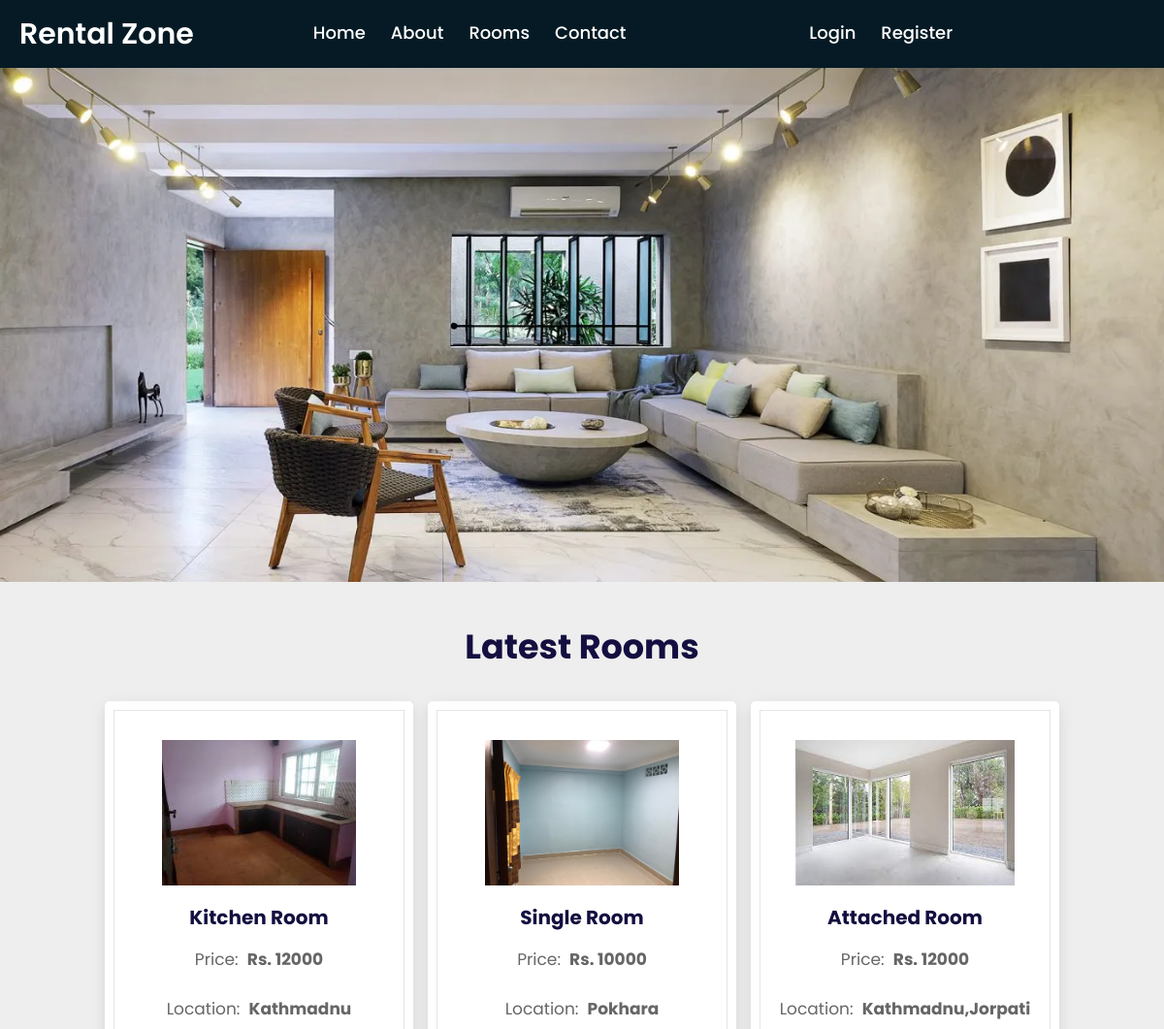
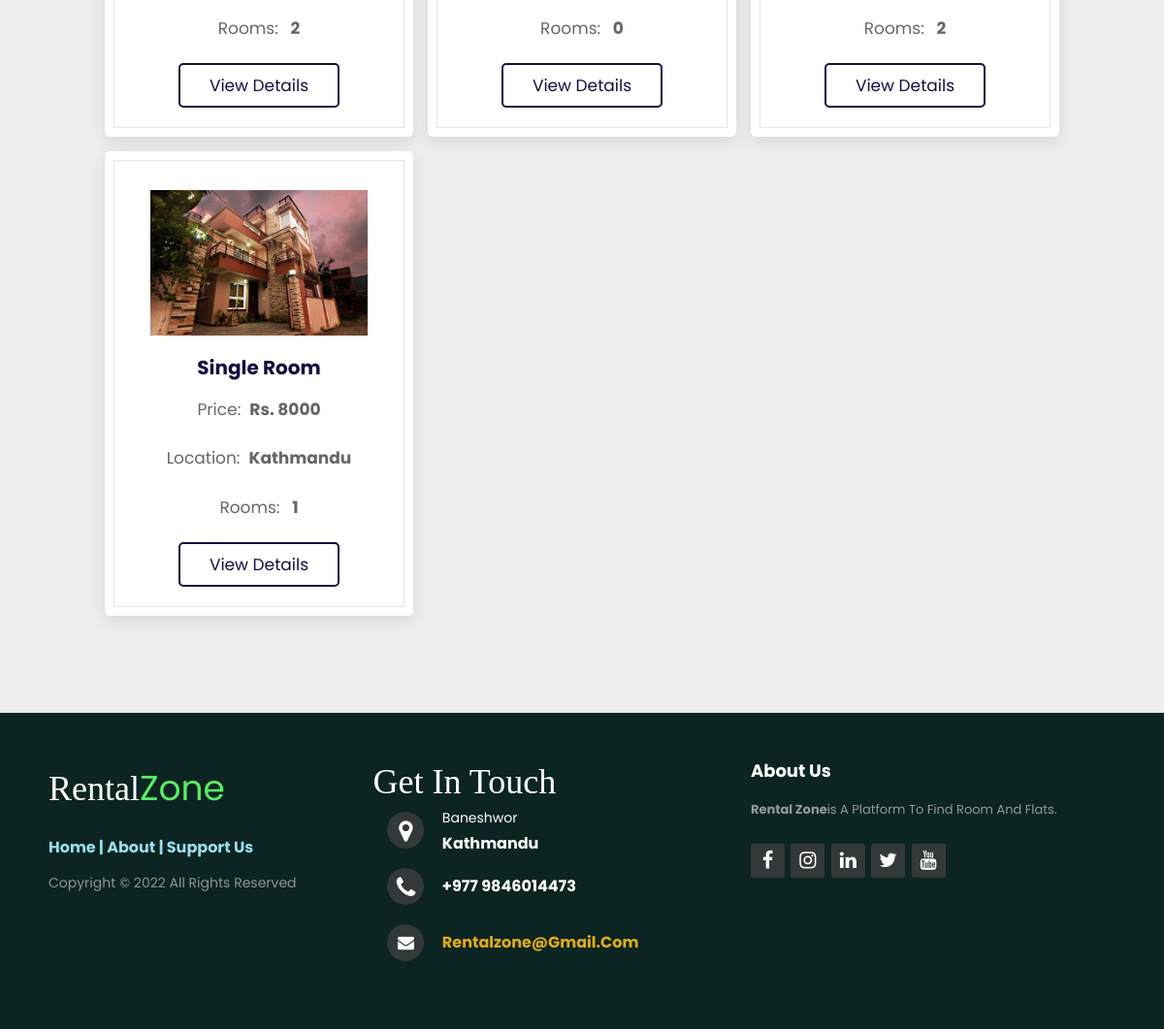
The app's page /, older data (2 pictures, top to bottom).
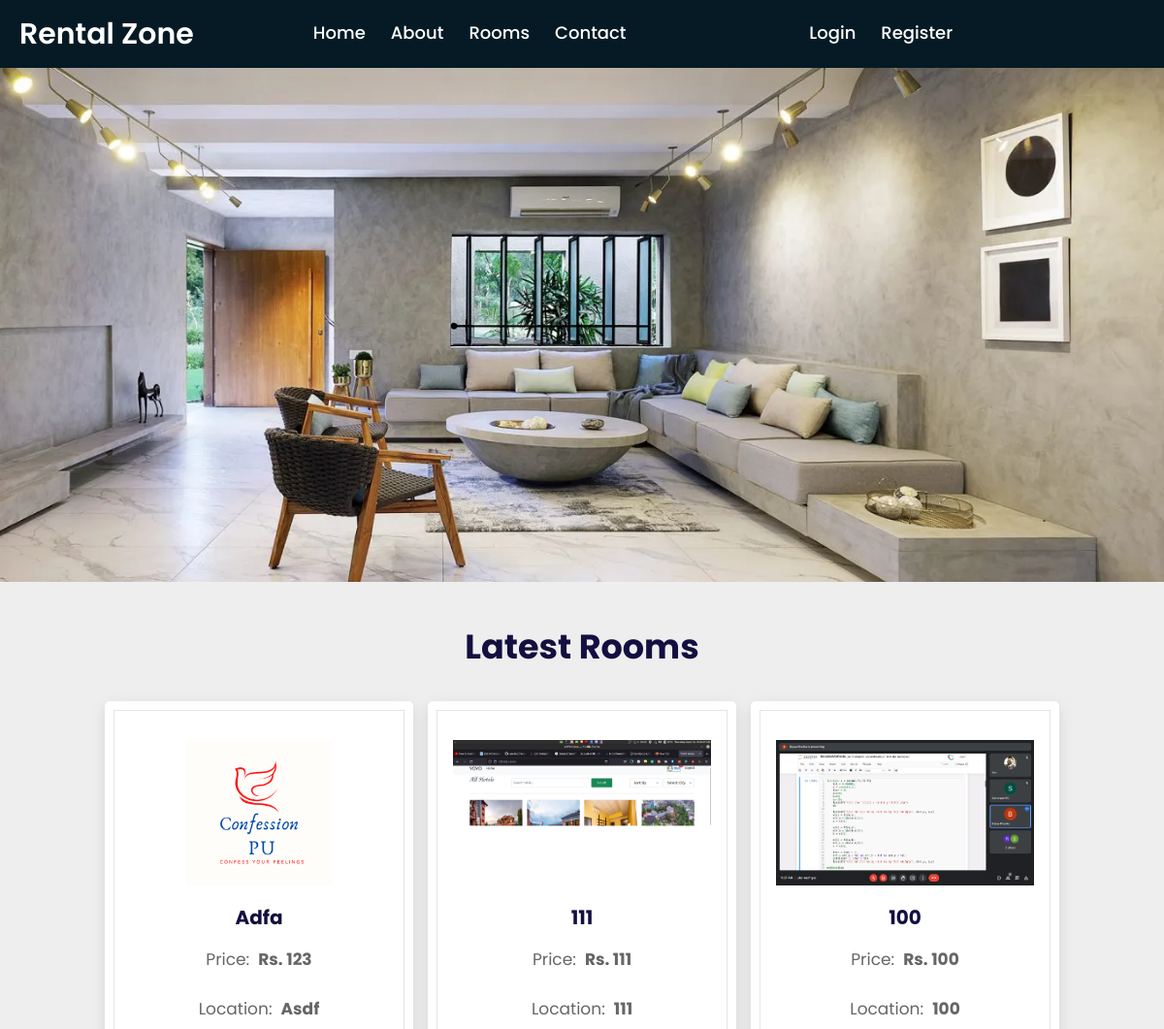
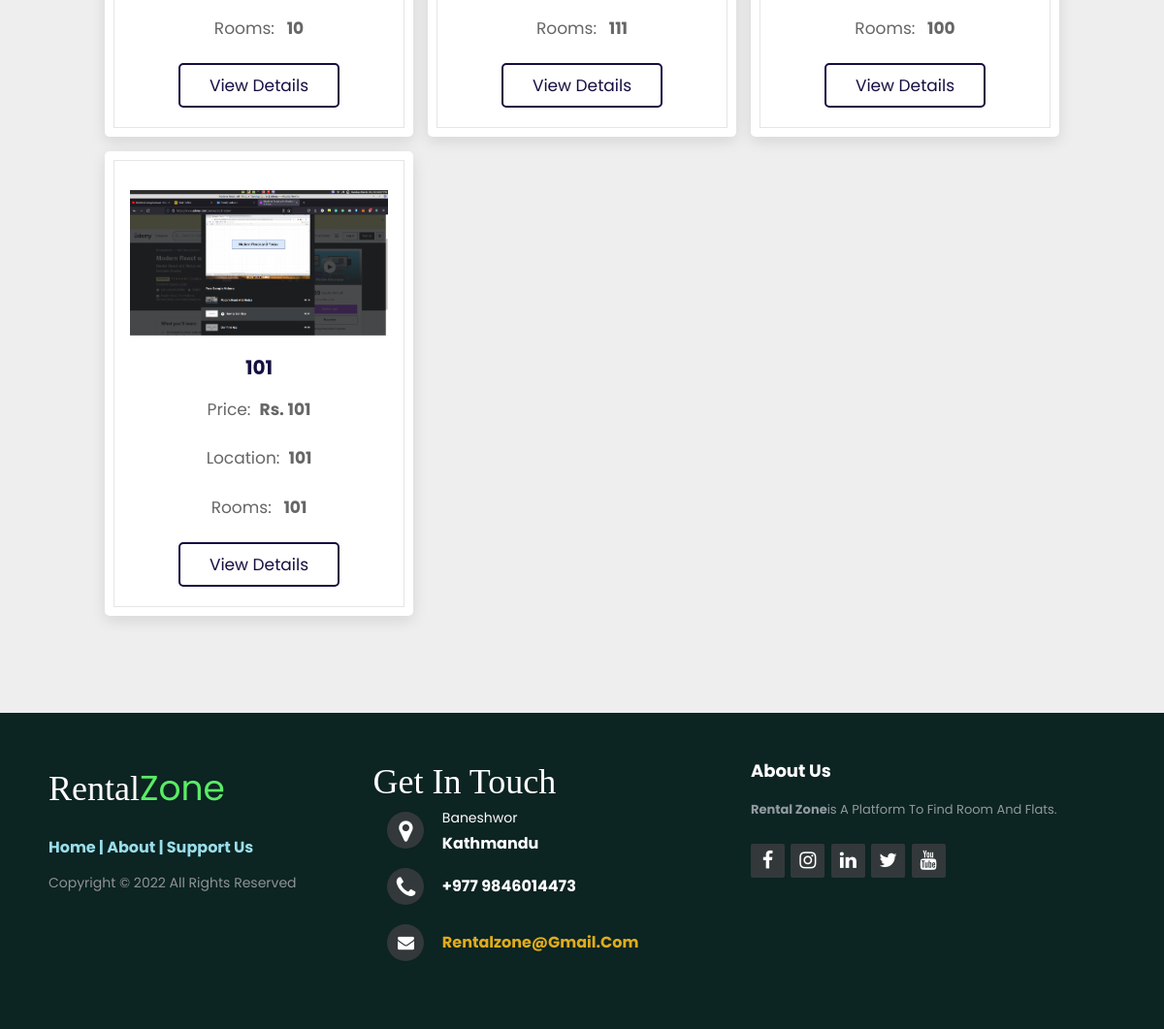
The same page, newer data (2 pictures, top to bottom).
### rooms/models.py (models this page shows, shortened)
class Room(models.Model):
   owner = models.ForeignKey(CustomUser,on_delete=models.CASCADE)
   number_of_room = models.PositiveIntegerField(default=0,null=True,blank=True)
   available_rooms = models.PositiveIntegerField(default=0,null=True,blank=True)
   room_price = models.PositiveIntegerField(default=0,null=True,blank=True)
   area_of_room = models.CharField(max_length=45,null=True,blank=True)
   floor = models.CharField(max_length=45,null=True,blank=True)
   parking = models.BooleanField(default=False,null=True,blank=True)
   address = models.CharField(max_length=100,null=True,blank=True)
   city = models.CharField(max_length=25,null=True,blank=True)
   state = models.CharField(max_length=25,null=True,blank=True)
   country = models.CharField(max_length=25,null=True,blank=True)
   image1 =  models.ImageField(upload_to='rooms/', null=True, blank=True )
   image2 = models.ImageField(upload_to='rooms/', null=True, blank=True)
   image3 = models.ImageField(upload_to='rooms/', null=True, blank=True)
   image4 = models.ImageField(upload_to='rooms/', null=True, blank=True)
   description = models.TextField(null=True, blank=True)
   map_link= models.TextField(null=True, blank=True)

### rooms/views.py (the view)
# urls.py: path('', views.index , name = "index"),
def index(request):
    roomList = Room.objects.all()
    latest_four = Room.objects.all().order_by('-id')[:4]
    latest_four = reversed(latest_four)
    context ={'latest_four':latest_four}
    return render(request,'index.html',context)

### templates/index.html (shortened to what this page needs)
{% load static %}
<!DOCTYPE html>
<html lang="en">
<head>
  <link rel="stylesheet" href="https://unpkg.com/swiper@7/swiper-bundle.min.css" />
  <link rel="stylesheet" href="https://stackpath.bootstrapcdn.com/font-awesome/4.7.0/css/font-awesome.min.css">
  <link rel="stylesheet" href="https://cdnjs.cloudflare.com/ajax/libs/font-awesome/5.15.4/css/all.min.css">
  <link rel="stylesheet" href="http://maxcdn.bootstrapcdn.com/font-awesome/4.2.0/css/font-awesome.min.css">
  <link rel="stylesheet" href=" {% static 'css/style.css' %} ">
  <link rel="stylesheet" href="{% static 'css/rooms.css' %}">
  <link rel="stylesheet" href="{% static 'css/footer.css' %}">
</head>
<body>
  <div class="wrapper">
    {% include './nav.html' %}
  </div>
  <section class="home" id="home">
  </section>
  <section class="categories" id="rooms">
    <h1 class="heading"> Latest Rooms</h1>
    <div class="box-container">
      {% for room in latest_four %}
      <div class="box">
        <img src="{{room.image1.url}}" alt="">
        <h3>{{room.address}}</h3>
        <p>Price: &nbsp;<b>Rs. {{room.room_price}}</b> </p>
        <p>Location: &nbsp;<b>{{room.city}}</b> </p>
        <p>Rooms: &nbsp;<b>  {{room.available_rooms}}</b> </p>
        <a href="/roomView/{{room.id}} " class="viewDetainbtn">View details</a>
      </div>
      {% endfor %}
      </div>
  </section>
  {% include './footer.html' %}
</body>
</html>

Row changes from the older to the newer data that the page shows:
no longer on this page (row unchanged): Room: image1 (picture), address "Kitchen Room", room_price "12000", city "Kathmadnu", available_rooms "2"
no longer on this page (row unchanged): Room: image1 (picture), address "Single Room", room_price "10000", city "Pokhara", available_rooms "0"
no longer on this page (row unchanged): Room: image1 (picture), address "Attached Room", room_price "12000", city "Kathmadnu,Jorpati", available_rooms "2"
no longer on this page (row unchanged): Room: image1 (picture), address "Single Room", room_price "8000", city "Kathmandu", available_rooms "1"
added Room: image1 (picture), address "Adfa", room_price "123", city "Asdf", available_rooms "10"
added Room: image1 (picture), address "111", room_price "111", city "111", available_rooms "111"
added Room: image1 (picture), address "100", room_price "100", city "100", available_rooms "100"
added Room: image1 (picture), address "101", room_price "101", city "101", available_rooms "101"
